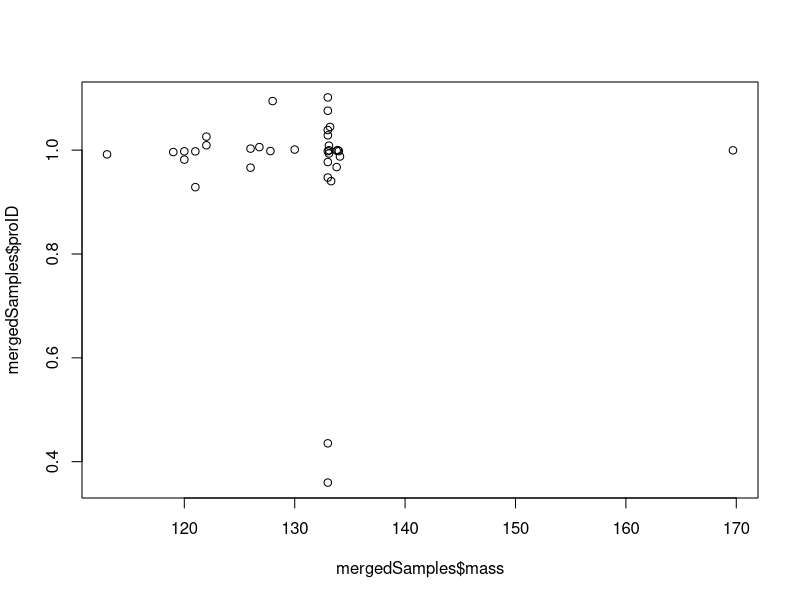

Generate this figure with R:
###############################################
##### Script for "Data manipulation in R" #####
###############################################

# originally prepared by David Nipperess
# modified by Matthew Kosnik

##### Preliminary 1: Set up workspace ###########
#################################################

# Set up a new project in R Studio
# Where is your working directory?
# Are the files you need in your working directory?

##### Preliminary 2: Data objects in R ##########
#################################################

# this should all be review from yesterday, but it is a good review as. it is important.

# define a vector of the numerical values 1 to 27 and assign to an object called x
x <- 1:27
x

# define a matrix (assign to y) with 9 rows and 3 columns using the data in x

y <- matrix(data=x, nrow=9, ncol=3)
y

# extract a vector from y using the numerical indices in x

y[x]  # referencing an object with another object

# define a 3-dimensional array (assign to z) with 3 rows, 3 columns and 3 layers, using the data in x
z <- array(data=x,dim=c(3,3,3))
z
z[1,,]
z[x]
# extract a reversed vector from z using x
z[rev(x)] 
# QUESTION: What does the function rev() do? 
# QUESTION: How can you find out?

# browse the datasets available in R, find Edgar Anderson's Iris data and load it as a dataframe 
# 50 replicate measurements for each of 3 species of Iris
data()
data(iris)

# QUESTION: what does head() do?
head(iris)

# QUESTION: what does dim() do?
dim(iris)

# QUESTION: what does mode() do?
mode(iris)

# use as.matrix() to convert the iris dataset to a matrix and use head() & mode() to check the data
iris2 <- as.matrix(iris)
head(iris2)		# Question: why quotes?
mode(iris2)		# Question: character?

# QUESTION: what happens when you try to take the mean of iris2[,'Sepal.Length']
mean(iris2[,'Sepal.Length'])		# Problem...

# use as.matrix() to convert only the numeric columns of iris dataset. Check the data.
iris3 <- as.matrix(iris[,1:4])
head(iris3)
mode(iris3)

# QUESTION: what is the mean sepal length?
mean(iris3[,'Sepal.Length'])				# Answer...

# QUESTION: how might we work around this issue, hint: as.numeric()?
mean(as.numeric(iris2[,'Sepal.Length']))	# Work around.

## using matrices instead of data frames 

# when data is all numbers (except for row and column names), I normally use matrices rather than dataframes
# if you have row names in your data file, and you want to convert to a matrix, you will need to specify which column has the row names (see the row.names argument in the read.table function)

##### Exercise 1: Reading data ##################
#################################################

##	 Use the read.table (and related functions) to read in datafiles: "carbonateMetaData.txt", "carbonateMassData.csv", "carbonateSynonomy.csv"

## ABOUT THESE DATA: These are sediment samples from Heron Reef. Students were instructed to sort the sediment into the organisms that created it, and to report the weight of each taxonomic group in grams. "carbonateMassData.csv" contains the mass by taxonomic group data. "carbonateMetaData.txt" contains metadata - information aboit the sample provided to the students. "carbonateSynonomy.csv" is a list of spelling corrections and synonomies that I use to harmonise the data without changing the original data.

##	TIP: always inspect your data BEFORE attempting to import into R 

# use read.table() to read carbonateMetaData.txt. read.table() is the generic function
cMeta <- read.table("./data/carbonateMetaData.txt", header=TRUE, sep="\t", as.is=TRUE)

# read.delim() is read.table(), but will default values set for tab-delimited files
# use it to read ./data/carbonateMetaData.txt
cMeta <- read.delim("./data/carbonateMetaData.txt")

# read.table() is the generic function and can read csv files...
cMass <- read.table('./data/carbonateMassData.csv', header = TRUE, sep = ",", quote = "\"", fill = TRUE, comment.char = "", as.is=TRUE)

# read.csv() is read.table(), but will default values set for csv files
# use it to read: ./data/carbonateSynonomy.csv
cSyn <-read.csv('./data/carbonateSynonomy.csv', skip=5, as.is=TRUE)

#	QUESTION: What does 'as.is' do, and why might we want to use it?
#	QUESTION: What does 'skip' do, and why might we want to use it?

##	TIP: always inspect your data AFTER importing to make sure you have imported it correctly...
#	QUESTION: What do each of these functions: head(), tail(), nrow(), dims(), summary() do?
head(cMass)
tail(cMeta)
nrow(cMeta)
summary(cMass)

## DIFFERENT WAYS REFERENCE COLUMNS, SHOULD ALL WORK
cMass[,"mass"] 
cMass[["mass"]] 
cMass$mass

##### Exercise 2: Subsetting data ###############
#################################################

## 	QUESTION: How many taxon occurences have a mass > 25 (in data frame cMass)?

cMass[(cMass$mass>25),]			# this lists, but does not count, the taxon occurences
# QUESTION: What does (cMass$mass>25) return?

length(cMass$mass>25) 			
# QUESTION: Why is this not the answer we want?

length(which(cMass$mass>25))	
# QUESTION: Why is this the answer we want?
# QUESTION: What does which() return?
which(cMass$mass>25)

## 	QUESTION: How much carbonate is from taxon occurences having a mass > 25 (in data frame cMass)?
sum(which(cMass$mass>25)) 					# does not work as intended... what does which return?
sum(cMass[which(cMass$mass>25),'mass'])		# this is the answer we want.

##	QUESTION: What is the average mass of Gastropoda in these samples?
mean(cMass$mass[(cMass$taxon == 'Gastropoda')])		# is this what we want?

#	LET'S DOUBLE CHECK THAT ALL THE "Gastropoda" will match "Gastropoda
unique(cMass$taxon)
unique(sort(cMass$taxon))		# what do each of these functions do?

# A strict match is not what we want... We could manually list all the row numbers...
cMass[c(9,21,32),] 					# but we would need to list all the rows with gastropod data
mean(cMass[c(9,21,32),'mass'])		# will work but painfully and inflexible.

# A more robust solution (we will get to an even better solution later)
?grep
grep("Gastropod", cMass$taxon, ignore.case=TRUE)
cMass[grep("Gastropod", cMass$taxon, ignore.case=TRUE),]

# Since we know taxon names are case insentitive...
cMass$taxon <- tolower(cMass$taxon)

mean(cMass$mass[grep("gastropod", cMass$taxon)])

# EXERCISE: what is the biggest bivalve mass?
# Hint: max(),grep()


##### Exercise 3: Aggregating data ##############
#################################################

# use aggregate() produce a table of the total idenfied mass from each sample

?aggregate

( sampleMass <- aggregate(cMass$mass,by=list(cMass$sample),FUN=sum) )
colnames(sampleMass) <- c('ID','massIdentified')
head(sampleMass)

# Now we have a summary table tellling us how much sample they were able to identify
# You can aggregate multiple data columns at one time (using the same function).


##### Exercise 4: Matching data #################
#################################################

# Since I know how much sample they had to start with - how much of sample did they identify?

?merge

( mergedSamples <- merge(cMeta,sampleMass) )		# What does the extra set of () do?
# now we have the original sample mass and the identified sample mass in the same dataframe.

mergedSamples$proID <- mergedSamples$massIdentified / mergedSamples$mass
# now we have the proportion of each sample identified, did big samples have less identified?
plot(mergedSamples$proID ~ mergedSamples$mass)	#no, but we have found a couple of lazy students!

# We can also use merge to clean up our names
# Let's clean up our names - are we missing any names from our synonomy list?
cMass[!(cMass$taxon%in%cSyn$badName),]
cMass[!((cMass$taxon%in%cSyn$badName)|(cMass$taxon%in%cSyn$taxonName)),]

cMass2 <- merge(cMass,cSyn, by.x='taxon',by.y='badName')
head(cMass2)

cMass2[(cMass2$taxon=='cirripedia'),]					# here lies the biggest danger of merge
nrow(cMass)
nrow(cMass2)											# we lost data

cMass[cMass$sample =='E01',]							# compare sample 1 in the oringal data
cMass2[cMass2$sample =='E01',]							# compare sample 1 in the merged data

cMass2 <- merge(cMass,cSyn, by.x='taxon',by.y='badName', all.x=TRUE) 	# the fix
nrow(cMass) == nrow(cMass2)

cMass[cMass$sample =='E01',]							# compare sample 1 in the oringal data
cMass2[cMass2$sample =='E01',]							# compare sample 1 in the merged data

cMass2[is.na(cMass2$taxonName),]
cMass2[is.na(cMass2$taxonName),'taxonName'] <- cMass2[is.na(cMass2$taxonName),'taxon']

cMass2[cMass2$sample =='E01',]							# see sample 1 in the merged data

# now we have nice dataset that we can use, but we have a strict record of the changes we made to the orignal data.
# we could download the data again and be able to quickly repeat our analyses without a lot of painfil edits.

##### Exercise 5: Tabulating data ###############
#################################################

##	NEW DATA!
##	sames of larger benthic forams from Heron Island, Great Barrier Reef.
forams <- read.csv('./data/2017foramAnon.csv')
foramNames <- read.csv('./data/codesForams.csv')

# produce an incidence (presence/absence) matrix of species for all samples

?table
incidence_table <- table(forams$sample, forams$taxonCode)
incidence_table		# give us the number of rows for each foram at each site... (abundance)

# make it a presence/absence matrix 
incidence_table[incidence_table>1] <- 1
# ifelse(incidence_table>0,yes=1,no=0) # an alternative way to do find and replace
incidence_table

## imagine the data in a slightly different format.... ((review of aggregate))
##	use aggregate() to determine the abundance of foram taxa by sample and taxonCode. hint: length()
foramAbundance <- aggregate(forams$taxonCode,by=list(forams$sample, forams$taxonCode),FUN=length)
colnames(foramAbundance) <- c('sample','taxonCode','abundance')

## use merge() to add the taxon names to the file
foramAbundance <- merge(foramAbundance, foramNames, by.x='taxonCode', by.y='code')

## check the merged file to make sure it is what we want it to be
head(foramAbundance)

# produce an abundance matrix of all foram species for all sites

# produce an abundance matrix of all foram species for all sites using foramAbundance
# hint: use tapply() & sum()
?tapply
abundance_table <- tapply(foramAbundance$abundance,list(foramAbundance$sample, foramAbundance$name),FUN="sum")

# check to make sure that it looks like it should...
abundance_table[1:5,1:5]
is.na(abundance_table[1:5,1:5])

# how do we change the NA to 0? NA can be a pain!
abundance_table[is.na(abundance_table)] <- 0

# check to make sure that it looks like it should...
abundance_table[1:5,1:5] # now an absence is what we want it to be (0) instead of NA.

##### Exercise 6: Custom tabulation #############
#################################################

# using an apply function on the abundance table

# first let's define an inverse simpson function
# sum of the proportional abundances squared
# https://en.wikipedia.org/wiki/Diversity_index#Inverse_Simpson_index

# convert the matrix to proportional abundances
p <- abundance_table/sum(abundance_table) # this doesn't work
sum(p) # this is why it doesn't work
p <- abundance_table[1,]/sum(abundance_table[1,])
p
sum(p)
simp <- sum(p^2)
simp
isimp <- 1/sum(p^2)
isimp

# lets wrap that as a function
# needs: x a list of abundances
# returns: inverse simpson index
invsimp <- function(x) {
	p <- x/sum(x)
	invsimp <- 1/sum(p^2)
}

# double check that this works
isimp2 <- invsimp(abundance_table[1,])
isimp2

# get site diversity for every site with just one line of code!
# use: apply() and invsimp()
site_diversity <- apply(abundance_table,MARGIN=1,FUN=invsimp)
site_diversity

##### Exercise 6: Sorting data ##################
#################################################

# use sort() to sort the foramAbundance data by decreasing abundance

?sort
sort(foramAbundance$abundance, decreasing = TRUE) # simple option for vectors

# QUESTION: how is order() different than sort()
# this returns index numbers instead of values. 
# order() is useful if you need to sort a dataframe or matrix by the values in one column.
order(foramAbundance$abundance, decreasing = TRUE) 

# EXERCISE: use order() to sort foramAbundance by decreasing abundance 
foramAbundance[order(foramAbundance$abundance, decreasing = TRUE),]


##### Exercise 7: Random sampling of data #######
#################################################

?sample
sample(1:100,size=5,replace=FALSE)

# EXERCISE: produce a 5x5 submatrix from the abundance table using random sampling
# hint: nrow() & ncol() can help
submat <- abundance_table[sample(1:nrow(abundance_table),size=5),sample(1:ncol(abundance_table),size=5)]
submat # note that everyone will get a different matrix!
